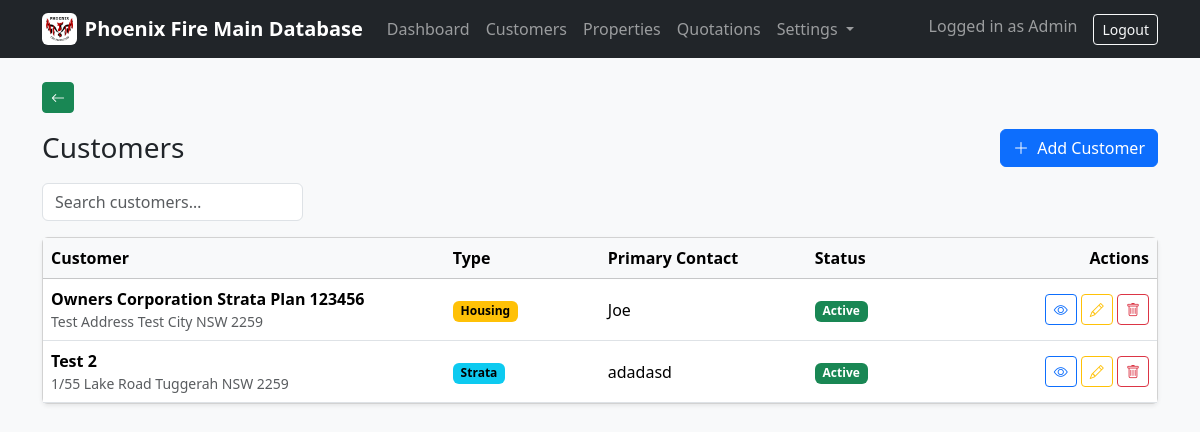
The page /customers/ (signed in) on the database its author committed.
### company/models.py (models this page shows, shortened)
class ClientProfile(models.Model):
    company_logo = models.ImageField(upload_to="company/logo/", blank=True, null=True)
    legal_company_name = models.CharField(max_length=255, blank=True)
    trading_name = models.CharField(max_length=255, blank=True)
    company_address = models.TextField(blank=True)
    company_phone = models.CharField(max_length=50, blank=True)
    company_email = models.EmailField(blank=True)
    company_abn = models.CharField(max_length=50, blank=True)
    company_acn = models.CharField(max_length=50, blank=True)
    accounts_phone = models.CharField(max_length=50, blank=True)
    accounts_email = models.EmailField(blank=True)
    updated_at = models.DateTimeField(auto_now=True)
    class Meta:
        verbose_name = "Client Profile"
        verbose_name_plural = "Client Profile"
    @classmethod
    def get_solo(cls):
        obj, _ = cls.objects.get_or_create(pk=1)
        return obj

### customers/models.py (models this page shows, shortened)
class Customer(models.Model):
    TYPE_STRATA = "Strata"
    TYPE_GOV = "Government"
    TYPE_HOUSING = "Housing"
    TYPE_OTHER = "Other"
    CUSTOMER_TYPE_CHOICES = [
        (TYPE_STRATA, "Strata"),
        (TYPE_GOV, "Government"),
        (TYPE_HOUSING, "Housing"),
        (TYPE_OTHER, "Other"),
    ]
    customer_name = models.CharField(max_length=200)
    customer_address = models.TextField(blank=True, default="")
    billing_email = models.EmailField(blank=True, default="")
    add_email = models.EmailField(blank=True, default="")
    customer_main_phone = models.CharField(max_length=50, blank=True, default="")
    add_phone = models.CharField(max_length=50, blank=True, default="")
    customer_contact_name = models.CharField(max_length=200, blank=True, default="")
    customer_abn_acn = models.CharField(max_length=50, blank=True, default="")
    customer_type = models.CharField(
        max_length=20,
        choices=CUSTOMER_TYPE_CHOICES,
        default=TYPE_OTHER,
    )
    is_active = models.BooleanField(default=True)
    notes = models.TextField(blank=True, default="")
    created_at = models.DateTimeField(auto_now_add=True)
    class Meta:
        ordering = ["customer_name"]

### customers/views.py (the view)
# urls.py: path("", CustomerListView.as_view(), name="list"),
class CustomerListView(ListView):
    model = Customer
    template_name = "customers/customer_list.html"
    context_object_name = "items"

### company/context_processors.py (called while the page is built)
def client_profile(request):
    try:
        return {"client_profile": ClientProfile.get_solo()}
    except Exception:
        return {"client_profile": None}

### templates/customers/customer_list.html (shortened to what this page needs)
{% extends "base.html" %}
{% block content %}
<div class="d-flex justify-content-between align-items-center mb-3">
  <h1 class="h3 mb-0">Customers</h1>
  <a href="{% url 'customers:create' %}" class="btn btn-primary">
    <i class="bi bi-plus-lg me-1"></i>
    Add Customer
  </a>
</div>
<div class="row mb-3">
  <div class="col-md-3">
    <input
      id="customer-search"
      class="form-control"
      type="search"
      name="q"
      value="{{ q }}"
      placeholder="Search customers…"
      autocomplete="off"
      aria-label="Search customers"
    >
  </div>
</div>
<div class="card shadow-sm">
  <div class="table-responsive">
    <table class="table table-hover align-middle mb-0">
      <thead class="table-light">
        <tr>
          <th style="width:500px;">Customer</th>
          <th style="width:180px;">Type</th>
          <th style="width:250px;">Primary Contact</th>
          <th style="width:120px;">Status</th>
          <th class="text-end" style="width:300px;">Actions</th>
        </tr>
      </thead>
      <tbody id="customer-table-body">
        {% for item in items %}
        <tr
          class="customer-row"
          tabindex="0"
          data-view-url="{% url 'customers:detail' item.pk %}"
          data-edit-url="{% url 'customers:update' item.pk %}"
          data-delete-url="{% url 'customers:delete' item.pk %}"
          aria-label="Customer row {{ item.customer_name }}"
        >
          <td class="fw-semibold">
            {{ item.customer_name }}
            {% if item.customer_address %}
              <div class="text-muted small fw-normal">{{ item.customer_address }}</div>
            {% endif %}
          </td>
          <td>
            {% if item.customer_type %}
              {% if item.customer_type == "Strata" %}
                <span class="badge text-bg-info">Strata</span>
              {% elif item.customer_type == "Government" %}
                <span class="badge text-bg-primary">Government</span>
              {% elif item.customer_type == "Housing" %}
                <span class="badge text-bg-warning">Housing</span>
              {% else %}
                <span class="badge text-bg-secondary">{{ item.customer_type }}</span>
              {% endif %}
            {% else %}
              <span class="text-muted">—</span>
            {% endif %}
          </td>
          <td>
            {{ item.customer_contact_name|default:"—" }}
          </td>
          <td>
            {% if item.is_active %}
              <span class="badge bg-success">Active</span>
            {% else %}
              <span class="badge bg-secondary">Inactive</span>
            {% endif %}
          </td>
          <td class="text-end">
            <a
              class="btn btn-outline-primary btn-sm"
              href="{% url 'customers:detail' item.pk %}"
              data-bs-toggle="tooltip"
              title="View customer details (V)"
              aria-label="View customer details"
            >
              <i class="bi bi-eye"></i>
            </a>
            <a
              class="btn btn-outline-warning btn-sm"
              href="{% url 'customers:update' item.pk %}"
              data-bs-toggle="tooltip"
              title="Edit customer (E)"
              aria-label="Edit customer"
            >
              <i class="bi bi-pencil"></i>
            </a>
            <a
              class="btn btn-outline-danger btn-sm"
              href="{% url 'customers:delete' item.pk %}"
              data-bs-toggle="tooltip"
              title="Delete customer (Delete)"
              aria-label="Delete customer"
            >
              <i class="bi bi-trash"></i>
            </a>
          </td>
        </tr>
        {% empty %}
        <tr>
          <td colspan="5" class="text-center text-muted py-4">
            No customers found.
          </td>
        </tr>
        {% endfor %}
      </tbody>
    </table>
  </div>
</div>
{% endblock %}

### templates/base.html (shortened to what this page needs)
<!doctype html>
<html lang="en">
<head>
  <link href="https://cdn.jsdelivr.net/npm/bootstrap@5.3.3/dist/css/bootstrap.min.css" rel="stylesheet">
  <link rel="stylesheet" href="https://cdn.jsdelivr.net/npm/bootstrap-icons@1.11.3/font/bootstrap-icons.min.css">
</head>
<body class="bg-light">
<nav class="navbar navbar-expand-lg navbar-dark bg-dark">
  <div class="container">
    <a class="navbar-brand fw-semibold d-flex align-items-center gap-2"
       href="{% url 'dashboard' %}">
      {% if client_profile and client_profile.company_logo %}
        <img src="{{ client_profile.company_logo.url }}"
             alt="Company Logo"
             style="height:32px;width:auto;"
             class="rounded bg-white p-1">
      {% endif %}
      <span>Phoenix Fire Main Database</span>
    </a>
    <div class="collapse navbar-collapse" id="mainNav">
      <ul class="navbar-nav me-auto">
        <li class="nav-item">
          <a class="nav-link" href="{% url 'dashboard' %}">Dashboard</a>
        </li>
        <li class="nav-item">
          <a class="nav-link" href="{% url 'customers:list' %}">Customers</a>
        </li>
        <li class="nav-item">
          <a class="nav-link" href="{% url 'properties:list' %}">Properties</a>
        </li>
        <li class="nav-item">
          <a class="nav-link" href="{% url 'quotations:list' %}">Quotations</a>
        </li>
        <li class="nav-item dropdown">
          <a class="nav-link dropdown-toggle" href="#" id="settingsDropdown"
             role="button" data-bs-toggle="dropdown">
            Settings
          </a>
        </li>
      </ul>
      <ul class="navbar-nav">
        {% if user.is_authenticated %}
          <li class="nav-item">
            <span class="navbar-text me-3">
              Logged in as {{ user.username }}
            </span>
          </li>
          <li class="nav-item">
            <a class="btn btn-outline-light btn-sm" href="/admin/logout/">Logout</a>
          </li>
        {% else %}
          <li class="nav-item">
            <a class="btn btn-outline-light btn-sm" href="/admin/login/">Login</a>
          </li>
        {% endif %}
      </ul>
    </div>
  </div>
</nav>
<main class="container my-4 page-wrap">
  <div class="mb-3 no-print">
    <button type="button"
            class="btn btn-back btn-sm"
            onclick="goBackAnimated()"
            title="Back">
      <i class="bi bi-arrow-left"></i>
    </button>
  </div>
  {% block content %}{% endblock %}
</main>
</body>
</html>

### templates/base.html (style rules this page uses)
.page-wrap { animation: pageEnter 160ms ease-out; }
.btn-back, a.btn-back, button.btn-back { background-color: var(--bs-success) !important; border-color: var(--bs-success) !important; color: #fff !important; }

### rows shown on the page
ClientProfile: company_logo (picture)
Customer: customer_name "Owners Corporation Strata Plan 123456", customer_address "Test Address Test City NSW 2259", customer_type "Housing", customer_contact_name "Joe", is_active "Active"
Customer: customer_name "Test 2", customer_address "1/55 Lake Road Tuggerah NSW 2259", customer_type "Strata", customer_contact_name "adadasd", is_active "Active"

### other values the page prints
{{ user.username }} "Admin"
